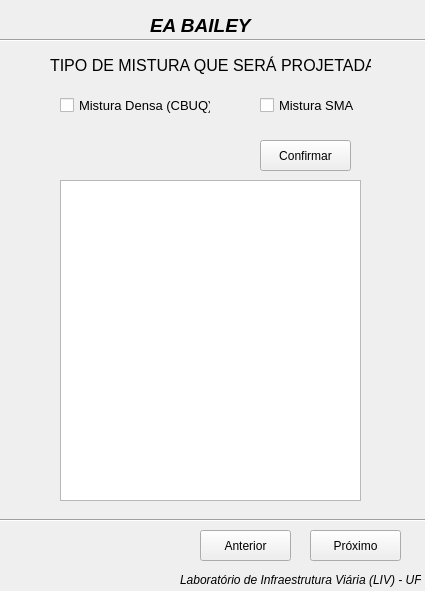
<?xml version="1.0" encoding="UTF-8"?>
<ui version="4.0">
 <class>MainWindow</class>
 <widget class="QMainWindow" name="MainWindow">
  <property name="geometry">
   <rect>
    <x>0</x>
    <y>0</y>
    <width>425</width>
    <height>591</height>
   </rect>
  </property>
  <property name="windowTitle">
   <string>Janela 02</string>
  </property>
  <widget class="QWidget" name="centralwidget">
   <property name="enabled">
    <bool>true</bool>
   </property>
   <widget class="QLabel" name="label">
    <property name="geometry">
     <rect>
      <x>50</x>
      <y>50</y>
      <width>321</width>
      <height>31</height>
     </rect>
    </property>
    <property name="text">
     <string>&lt;html&gt;&lt;head/&gt;&lt;body&gt;&lt;p&gt;&lt;span style=&quot; font-size:12pt;&quot;&gt;TIPO DE MISTURA QUE SERÁ PROJETADA&lt;/span&gt;&lt;/p&gt;&lt;/body&gt;&lt;/html&gt;</string>
    </property>
   </widget>
   <widget class="QCheckBox" name="checkBox_MD">
    <property name="geometry">
     <rect>
      <x>60</x>
      <y>90</y>
      <width>151</width>
      <height>31</height>
     </rect>
    </property>
    <property name="font">
     <font>
      <pointsize>10</pointsize>
     </font>
    </property>
    <property name="text">
     <string>Mistura Densa (CBUQ)</string>
    </property>
   </widget>
   <widget class="QCheckBox" name="checkBox_SMA">
    <property name="geometry">
     <rect>
      <x>260</x>
      <y>90</y>
      <width>101</width>
      <height>31</height>
     </rect>
    </property>
    <property name="font">
     <font>
      <pointsize>10</pointsize>
     </font>
    </property>
    <property name="text">
     <string>Mistura SMA</string>
    </property>
   </widget>
   <widget class="QPushButton" name="btnNext1_1">
    <property name="geometry">
     <rect>
      <x>310</x>
      <y>530</y>
      <width>91</width>
      <height>31</height>
     </rect>
    </property>
    <property name="text">
     <string>Próximo</string>
    </property>
   </widget>
   <widget class="QPushButton" name="btnBack1_2">
    <property name="geometry">
     <rect>
      <x>200</x>
      <y>530</y>
      <width>91</width>
      <height>31</height>
     </rect>
    </property>
    <property name="text">
     <string>Anterior</string>
    </property>
   </widget>
   <widget class="QLabel" name="label_2">
    <property name="geometry">
     <rect>
      <x>150</x>
      <y>10</y>
      <width>121</width>
      <height>31</height>
     </rect>
    </property>
    <property name="frameShadow">
     <enum>QFrame::Plain</enum>
    </property>
    <property name="text">
     <string>&lt;html&gt;&lt;head/&gt;&lt;body&gt;&lt;p&gt;&lt;span style=&quot; font-size:14pt; font-weight:600; font-style:italic; color:#000000;&quot;&gt;EA BAILEY&lt;/span&gt;&lt;/p&gt;&lt;/body&gt;&lt;/html&gt;</string>
    </property>
   </widget>
   <widget class="QListWidget" name="Inform1">
    <property name="geometry">
     <rect>
      <x>60</x>
      <y>180</y>
      <width>301</width>
      <height>321</height>
     </rect>
    </property>
   </widget>
   <widget class="QPushButton" name="btnconfirm">
    <property name="geometry">
     <rect>
      <x>260</x>
      <y>140</y>
      <width>91</width>
      <height>31</height>
     </rect>
    </property>
    <property name="text">
     <string>Confirmar</string>
    </property>
   </widget>
   <widget class="QLabel" name="label_51">
    <property name="geometry">
     <rect>
      <x>180</x>
      <y>570</y>
      <width>241</width>
      <height>20</height>
     </rect>
    </property>
    <property name="text">
     <string>&lt;html&gt;&lt;head/&gt;&lt;body&gt;&lt;p&gt;&lt;span style=&quot; font-style:italic;&quot;&gt;Laboratório de Infraestrutura Viária (LIV) - UFCA&lt;/span&gt;&lt;/p&gt;&lt;/body&gt;&lt;/html&gt;</string>
    </property>
   </widget>
   <widget class="Line" name="line">
    <property name="geometry">
     <rect>
      <x>-10</x>
      <y>30</y>
      <width>441</width>
      <height>20</height>
     </rect>
    </property>
    <property name="orientation">
     <enum>Qt::Horizontal</enum>
    </property>
   </widget>
   <widget class="Line" name="line_2">
    <property name="geometry">
     <rect>
      <x>-10</x>
      <y>510</y>
      <width>441</width>
      <height>20</height>
     </rect>
    </property>
    <property name="orientation">
     <enum>Qt::Horizontal</enum>
    </property>
   </widget>
  </widget>
 </widget>
 <resources/>
 <connections/>
</ui>
